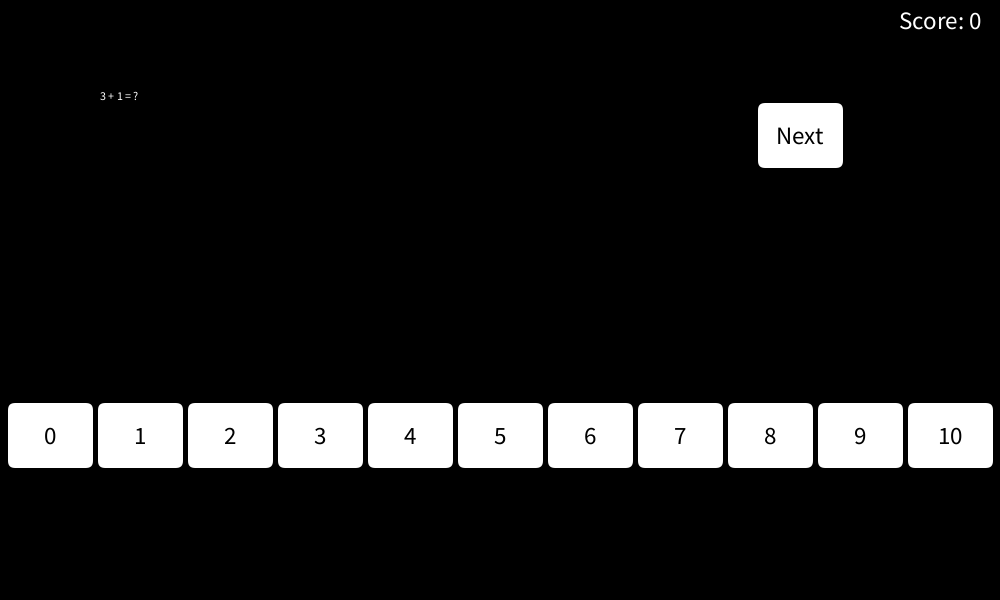
Frame 1 (no input)
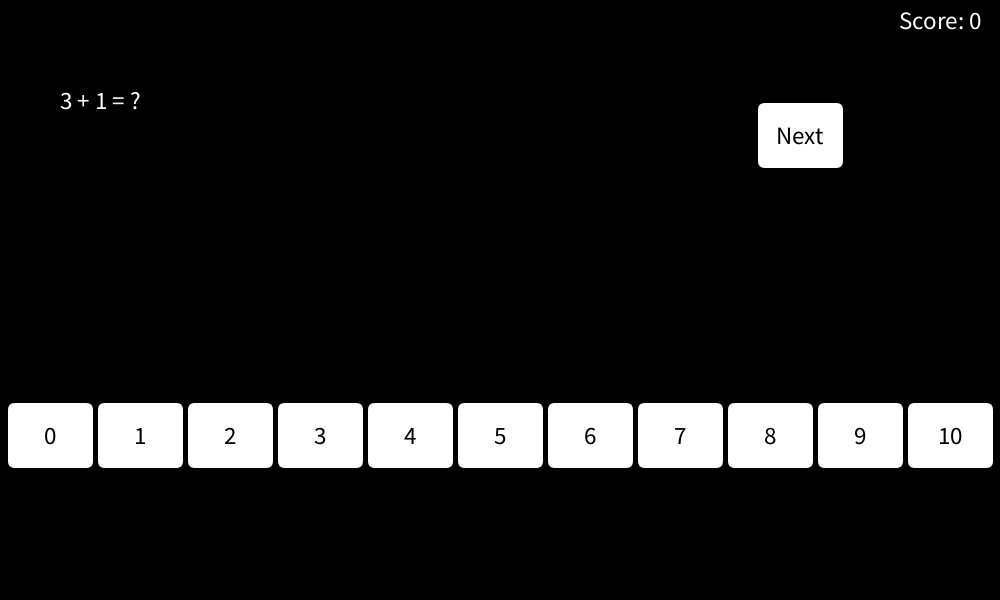
Frame 60 (the mouse pressed at the canvas centre just before this capture)
Frame 120 (the mouse held since frame 60 and released just before this capture): identical to frame 60, image omitted

The Processing sketch that drew these frames (run headless with seeded random() and noise(); from frame 60 on, the mouse is pressed at the canvas centre):

// Processing sketch: Math_Challenge
// ── Math_Challenge.pde
PVector nums = new PVector();

Button[] buttons = new Button[11];
Button next;

boolean nextQuestion = false;
boolean answered = false;
boolean correct = false;
int score = 0;

void setup() {
  size(1000, 600);

  nums.x = (int)random(0, 6);
  nums.y = (int)random(0, 6);

  for (int i = 0; i < buttons.length; i++) {
    buttons[i] = new Button(new PVector(i*(width/11), 400), i);
  }
  next = new Button(new PVector(width/4*3, 100), "Next");
}

void questionDraw() {
  fill(255);

  if (nextQuestion) {  
    nums.x = (int)random(0, 6);
    nums.y = (int)random(0, 6);
  }
  nextQuestion = false;

  text(str(nums.x).substring(0, 1) + " + " + str(nums.y).substring(0, 1) + " = ?", 100, 100);
}

void mousePressed() {
  if (next.isOver()) {
    nextQuestion = true;
    answered = false;
  }

  if (!answered) {
    for (int i =0; i < buttons.length; i++) {
      if  (buttons[i].isOver()) {
        int answer = (int)nums.x + (int)nums.y;
        if (answer == buttons[i].num) {
          println("correct");
           score++;
          correct = true;
        } else {
          correct = false;
          println("Incorrect");
        }
        answered = true;
        break;
      }
    }
  } else {
  }
}

void draw() {
  background(0);
  questionDraw();
  for (int i =0; i < buttons.length; i++) {
    fill(255);
    buttons[i].draw();
    buttons[i].isOver();
  }
  next.draw();
  next.isOver();
  fill(255);

  if (answered) {
    if (correct) {
      text("Correct!", width/2, height/2 -10);
     
    } else {
      text("Incorrect!", width/2, height/2 -10);
    }
    text("Press next to continue", width/2, height/2+20);
  }
  text("Score: " + score, width- 60, 20);
}

// ── Button.pde
class Button {
  PVector pos = new PVector();
  int _width = width/11;
  int _height = 70;
  String text;
  int num;
  int shade = 255;
  
  Button (PVector _pos, int _num) {
    pos = _pos;
    text = str(_num);
    num = _num;
  }

  Button (PVector _pos, String _num) {
    pos = _pos;
    text = _num;
  }

  void draw() {
    textAlign(CENTER, CENTER);
    textSize(25);
    strokeWeight(5);

    fill(shade);
    rect(pos.x+5, pos.y, _width, _height, 10);
    fill(0);
    text(text, pos.x + 5 + _width/2, pos.y + (_height/2));
  }

  boolean isOver() {
    if (mouseX < pos.x + _width && mouseX > pos.x && mouseY < pos.y + _height && mouseY > pos.y) {
      shade = 150;
      return true;
    }
    shade = 255;
    return false;
  }
}
